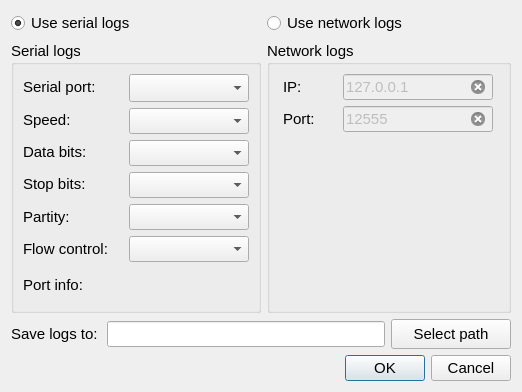
<?xml version="1.0" encoding="UTF-8"?>
<ui version="4.0">
 <class>LogsOptionsDialog</class>
 <widget class="QDialog" name="LogsOptionsDialog">
  <property name="geometry">
   <rect>
    <x>0</x>
    <y>0</y>
    <width>522</width>
    <height>392</height>
   </rect>
  </property>
  <property name="maximumSize">
   <size>
    <width>900</width>
    <height>450</height>
   </size>
  </property>
  <property name="font">
   <font>
    <pointsize>11</pointsize>
   </font>
  </property>
  <property name="windowTitle">
   <string>Logs options</string>
  </property>
  <layout class="QVBoxLayout" name="verticalLayout">
   <item>
    <layout class="QHBoxLayout" name="horizontalLayout_3">
     <item>
      <layout class="QVBoxLayout" name="verticalLayout_14">
       <item>
        <widget class="QRadioButton" name="radioButtonSerial">
         <property name="text">
          <string>Use serial logs</string>
         </property>
         <property name="checked">
          <bool>true</bool>
         </property>
        </widget>
       </item>
       <item>
        <widget class="QGroupBox" name="groupBoxSerial">
         <property name="title">
          <string>Serial logs</string>
         </property>
         <property name="flat">
          <bool>false</bool>
         </property>
         <property name="checkable">
          <bool>false</bool>
         </property>
         <layout class="QVBoxLayout" name="verticalLayout_6">
          <item>
           <layout class="QHBoxLayout" name="horizontalLayout_4">
            <item>
             <layout class="QVBoxLayout" name="verticalLayout_3">
              <item>
               <widget class="QLabel" name="labelPortSerial">
                <property name="minimumSize">
                 <size>
                  <width>100</width>
                  <height>0</height>
                 </size>
                </property>
                <property name="maximumSize">
                 <size>
                  <width>100</width>
                  <height>16777215</height>
                 </size>
                </property>
                <property name="text">
                 <string>Serial port:</string>
                </property>
               </widget>
              </item>
              <item>
               <widget class="QLabel" name="labelSpeedSerial">
                <property name="minimumSize">
                 <size>
                  <width>100</width>
                  <height>0</height>
                 </size>
                </property>
                <property name="maximumSize">
                 <size>
                  <width>100</width>
                  <height>16777215</height>
                 </size>
                </property>
                <property name="text">
                 <string>Speed:</string>
                </property>
               </widget>
              </item>
              <item>
               <widget class="QLabel" name="labelDataBitsSerial">
                <property name="minimumSize">
                 <size>
                  <width>100</width>
                  <height>0</height>
                 </size>
                </property>
                <property name="maximumSize">
                 <size>
                  <width>100</width>
                  <height>16777215</height>
                 </size>
                </property>
                <property name="text">
                 <string>Data bits:</string>
                </property>
               </widget>
              </item>
              <item>
               <widget class="QLabel" name="labelStopBitsSerial">
                <property name="minimumSize">
                 <size>
                  <width>100</width>
                  <height>0</height>
                 </size>
                </property>
                <property name="maximumSize">
                 <size>
                  <width>100</width>
                  <height>16777215</height>
                 </size>
                </property>
                <property name="text">
                 <string>Stop bits:</string>
                </property>
               </widget>
              </item>
              <item>
               <widget class="QLabel" name="labelPartitySerial">
                <property name="minimumSize">
                 <size>
                  <width>100</width>
                  <height>0</height>
                 </size>
                </property>
                <property name="maximumSize">
                 <size>
                  <width>100</width>
                  <height>16777215</height>
                 </size>
                </property>
                <property name="text">
                 <string>Partity:</string>
                </property>
               </widget>
              </item>
              <item>
               <widget class="QLabel" name="labelFlowSerial">
                <property name="minimumSize">
                 <size>
                  <width>100</width>
                  <height>0</height>
                 </size>
                </property>
                <property name="maximumSize">
                 <size>
                  <width>100</width>
                  <height>16777215</height>
                 </size>
                </property>
                <property name="text">
                 <string>Flow control:</string>
                </property>
               </widget>
              </item>
             </layout>
            </item>
            <item>
             <layout class="QVBoxLayout" name="verticalLayout_2">
              <item>
               <widget class="QComboBox" name="comboBoxPortSerial">
                <property name="minimumSize">
                 <size>
                  <width>120</width>
                  <height>0</height>
                 </size>
                </property>
                <property name="maximumSize">
                 <size>
                  <width>120</width>
                  <height>16777215</height>
                 </size>
                </property>
                <property name="font">
                 <font>
                  <pointsize>13</pointsize>
                 </font>
                </property>
               </widget>
              </item>
              <item>
               <widget class="QComboBox" name="comboBoxSpeedSerial">
                <property name="minimumSize">
                 <size>
                  <width>120</width>
                  <height>0</height>
                 </size>
                </property>
                <property name="maximumSize">
                 <size>
                  <width>120</width>
                  <height>16777215</height>
                 </size>
                </property>
               </widget>
              </item>
              <item>
               <widget class="QComboBox" name="comboBoxDataBitsSerial">
                <property name="minimumSize">
                 <size>
                  <width>120</width>
                  <height>0</height>
                 </size>
                </property>
                <property name="maximumSize">
                 <size>
                  <width>120</width>
                  <height>16777215</height>
                 </size>
                </property>
               </widget>
              </item>
              <item>
               <widget class="QComboBox" name="comboBoxStopBitsSerial">
                <property name="minimumSize">
                 <size>
                  <width>120</width>
                  <height>0</height>
                 </size>
                </property>
                <property name="maximumSize">
                 <size>
                  <width>120</width>
                  <height>16777215</height>
                 </size>
                </property>
               </widget>
              </item>
              <item>
               <widget class="QComboBox" name="comboBoxPartitySerial">
                <property name="minimumSize">
                 <size>
                  <width>120</width>
                  <height>0</height>
                 </size>
                </property>
                <property name="maximumSize">
                 <size>
                  <width>120</width>
                  <height>16777215</height>
                 </size>
                </property>
               </widget>
              </item>
              <item>
               <widget class="QComboBox" name="comboBoxFlowSerial">
                <property name="minimumSize">
                 <size>
                  <width>120</width>
                  <height>0</height>
                 </size>
                </property>
                <property name="maximumSize">
                 <size>
                  <width>120</width>
                  <height>16777215</height>
                 </size>
                </property>
               </widget>
              </item>
             </layout>
            </item>
           </layout>
          </item>
          <item>
           <layout class="QHBoxLayout" name="horizontalLayout">
            <item>
             <widget class="QLabel" name="labelPortInfoEnginesController">
              <property name="enabled">
               <bool>true</bool>
              </property>
              <property name="sizePolicy">
               <sizepolicy hsizetype="Preferred" vsizetype="Preferred">
                <horstretch>0</horstretch>
                <verstretch>0</verstretch>
               </sizepolicy>
              </property>
              <property name="minimumSize">
               <size>
                <width>0</width>
                <height>28</height>
               </size>
              </property>
              <property name="maximumSize">
               <size>
                <width>65</width>
                <height>16777215</height>
               </size>
              </property>
              <property name="text">
               <string>Port info:</string>
              </property>
             </widget>
            </item>
            <item>
             <widget class="QLabel" name="labelPortDescSerial">
              <property name="text">
               <string/>
              </property>
              <property name="wordWrap">
               <bool>true</bool>
              </property>
             </widget>
            </item>
           </layout>
          </item>
         </layout>
        </widget>
       </item>
      </layout>
     </item>
     <item>
      <layout class="QVBoxLayout" name="verticalLayout_15">
       <item>
        <widget class="QRadioButton" name="radioButtonNetwork">
         <property name="text">
          <string>Use network logs</string>
         </property>
        </widget>
       </item>
       <item>
        <widget class="QGroupBox" name="groupBoxNetwork">
         <property name="title">
          <string>Network logs</string>
         </property>
         <layout class="QVBoxLayout" name="verticalLayout_13">
          <item>
           <layout class="QHBoxLayout" name="horizontalLayout_12">
            <item>
             <widget class="QLabel" name="labelAddress">
              <property name="minimumSize">
               <size>
                <width>50</width>
                <height>0</height>
               </size>
              </property>
              <property name="maximumSize">
               <size>
                <width>50</width>
                <height>16777215</height>
               </size>
              </property>
              <property name="text">
               <string>IP:</string>
              </property>
             </widget>
            </item>
            <item>
             <widget class="QLineEdit" name="lineEditAddress">
              <property name="enabled">
               <bool>false</bool>
              </property>
              <property name="minimumSize">
               <size>
                <width>150</width>
                <height>0</height>
               </size>
              </property>
              <property name="maximumSize">
               <size>
                <width>150</width>
                <height>16777215</height>
               </size>
              </property>
              <property name="text">
               <string>127.0.0.1</string>
              </property>
              <property name="clearButtonEnabled">
               <bool>true</bool>
              </property>
             </widget>
            </item>
           </layout>
          </item>
          <item>
           <layout class="QHBoxLayout" name="horizontalLayout_13">
            <item>
             <widget class="QLabel" name="labelPort">
              <property name="minimumSize">
               <size>
                <width>50</width>
                <height>0</height>
               </size>
              </property>
              <property name="maximumSize">
               <size>
                <width>50</width>
                <height>16777215</height>
               </size>
              </property>
              <property name="text">
               <string>Port:</string>
              </property>
             </widget>
            </item>
            <item>
             <widget class="QLineEdit" name="lineEditPort">
              <property name="enabled">
               <bool>false</bool>
              </property>
              <property name="minimumSize">
               <size>
                <width>150</width>
                <height>0</height>
               </size>
              </property>
              <property name="maximumSize">
               <size>
                <width>150</width>
                <height>16777215</height>
               </size>
              </property>
              <property name="text">
               <string>12555</string>
              </property>
              <property name="clearButtonEnabled">
               <bool>true</bool>
              </property>
             </widget>
            </item>
           </layout>
          </item>
          <item>
           <spacer name="verticalSpacer">
            <property name="orientation">
             <enum>Qt::Vertical</enum>
            </property>
            <property name="sizeHint" stdset="0">
             <size>
              <width>20</width>
              <height>40</height>
             </size>
            </property>
           </spacer>
          </item>
         </layout>
        </widget>
       </item>
      </layout>
     </item>
    </layout>
   </item>
   <item>
    <layout class="QHBoxLayout" name="horizontalLayout_2">
     <item>
      <widget class="QLabel" name="labelLogDir">
       <property name="minimumSize">
        <size>
         <width>90</width>
         <height>30</height>
        </size>
       </property>
       <property name="maximumSize">
        <size>
         <width>90</width>
         <height>30</height>
        </size>
       </property>
       <property name="text">
        <string>Save logs to:</string>
       </property>
      </widget>
     </item>
     <item>
      <widget class="QLineEdit" name="lineEditLogsDir"/>
     </item>
     <item>
      <widget class="QPushButton" name="pushButtonLogsDir">
       <property name="minimumSize">
        <size>
         <width>120</width>
         <height>30</height>
        </size>
       </property>
       <property name="maximumSize">
        <size>
         <width>120</width>
         <height>30</height>
        </size>
       </property>
       <property name="text">
        <string>Select path</string>
       </property>
      </widget>
     </item>
    </layout>
   </item>
   <item>
    <widget class="QDialogButtonBox" name="buttonBox">
     <property name="standardButtons">
      <set>QDialogButtonBox::Cancel|QDialogButtonBox::Ok</set>
     </property>
     <property name="centerButtons">
      <bool>false</bool>
     </property>
    </widget>
   </item>
  </layout>
 </widget>
 <resources/>
 <connections/>
</ui>
